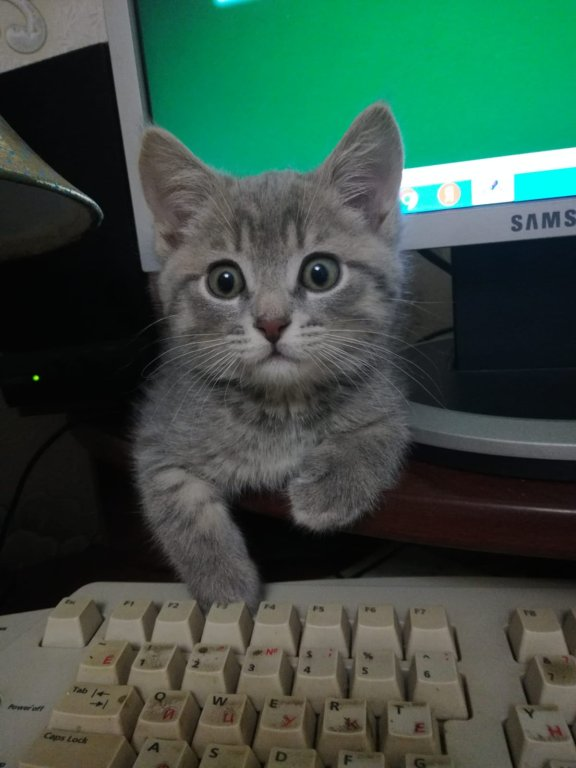
#> input picture react teach/mvp teach/my-node-project/Жаринов/6/kotik.jpeg, 576 x 768 px
$ python 4.1.py
#> lines starting #> are read from the running program, lines starting #| are printed output that depends on the picture
import cv2
import numpy as np
import matplotlib.pyplot as plt

# Чтение изображения
input_image = cv2.imread('kotik.jpeg')
#> input_image is the input picture: shape (768, 576, 3); mean B, G, R 68.6, 80.4, 56.4


edges_canny = cv2.Canny(input_image, threshold1=100, threshold2=240)
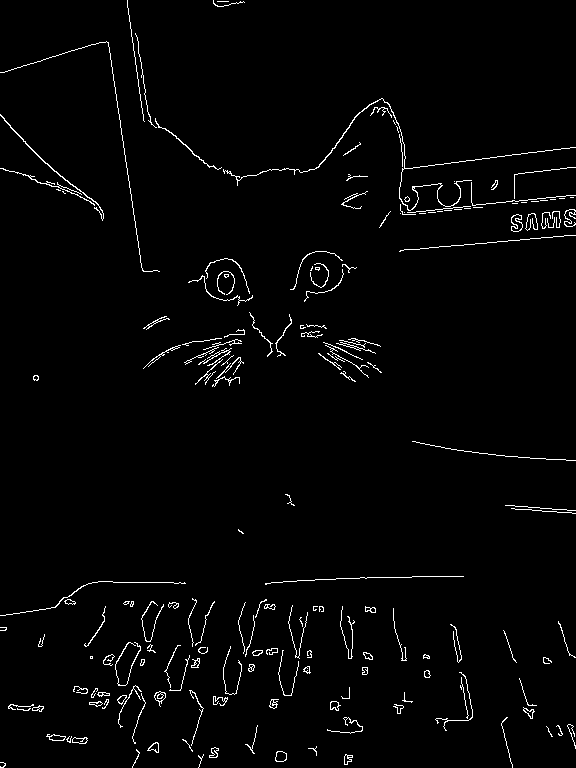
#> edges_canny: shape (768, 576); 2.1% white in thin lines or dots

plt.figure()
# edges_canny = 255 - edges_canny
plt.imshow(edges_canny, cmap='gray')
plt.title('Оператор Кэнни')
plt.axis('off')
plt.tight_layout()
plt.show()

$ run again, with react teach/mvp teach/my-node-project/Жаринов/6/cat4.jpg copied over react teach/mvp teach/my-node-project/Жаринов/6/kotik.jpeg
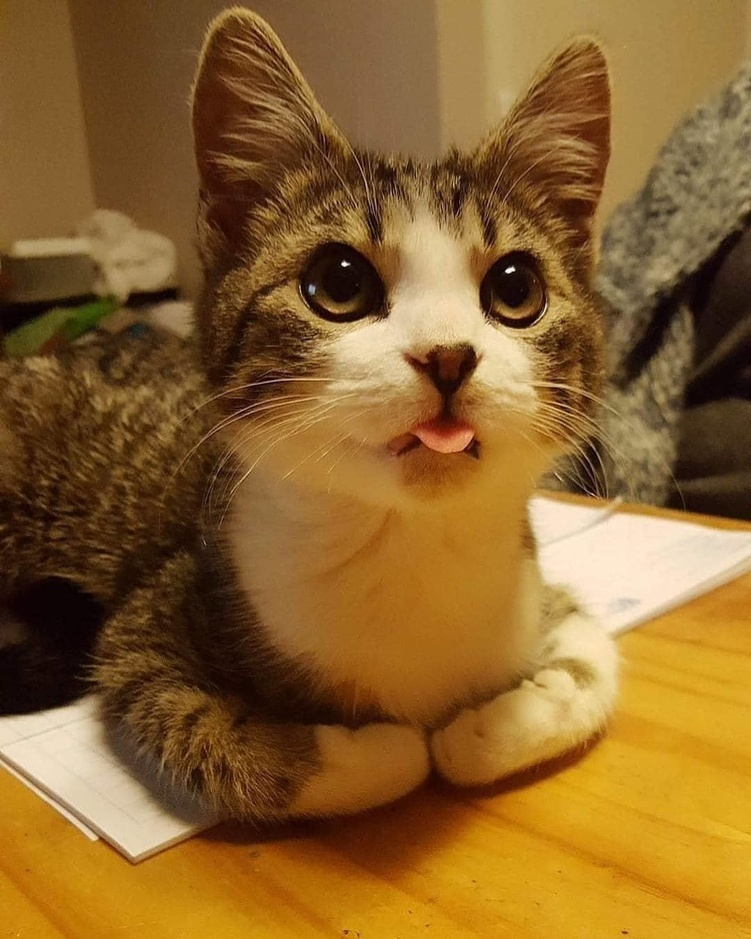
#> input picture react teach/mvp teach/my-node-project/Жаринов/6/cat4.jpg, 751 x 939 px, shrunk from 1080 x 1350 before the run
#> input_image is the input picture: shape (939, 751, 3); mean B, G, R 45.1, 99.2, 138.6
#> `edges_canny = cv2.Canny(input_image, threshold1=100, threshold2=240)`:
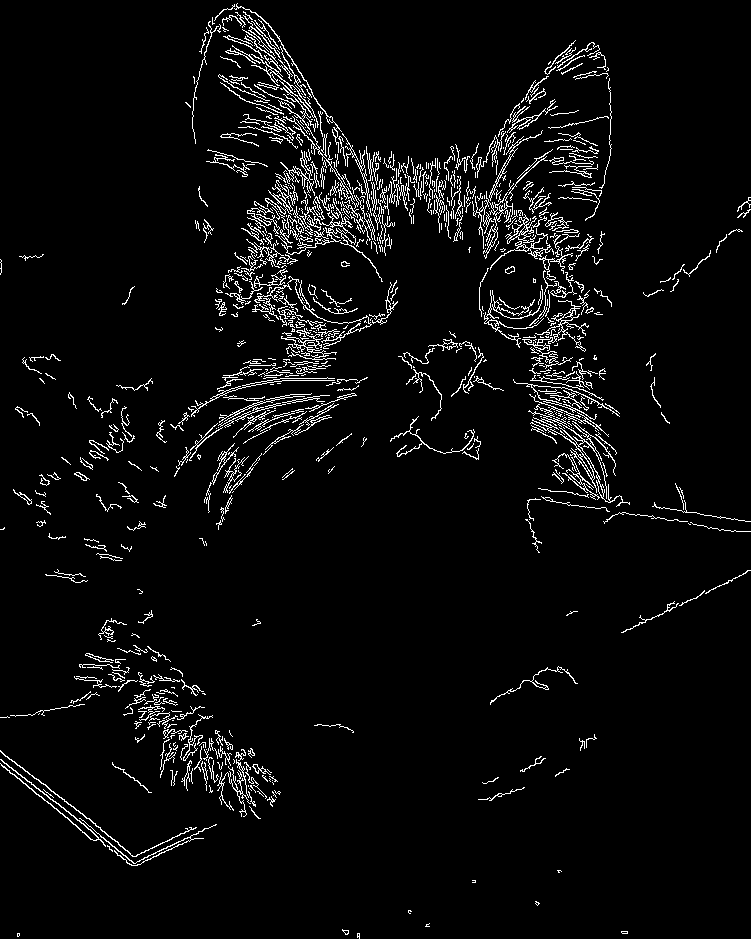
#> edges_canny: shape (939, 751); 4.4% white in thin lines or dots
